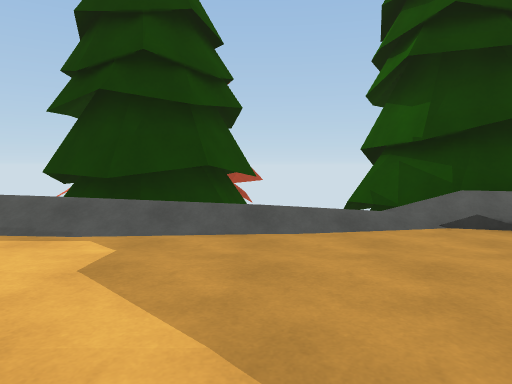
[1] (above)

24 first-person views from a walk through a scene from a Unity 3-D project. The camera is 1.3 m above the floor, tilts 4° down and sees 70° across. The floor is counted in squares, 2 m on a side. Each view is taken from the middle of a square. On the plan, view 1 faces up. The plan holds only what a view shows up to about 11 squares ahead; the rest is blank. The place goes on beyond the plan. The player character is not drawn.

[2]
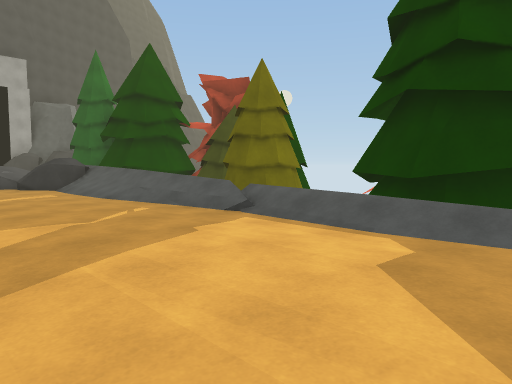

[3]
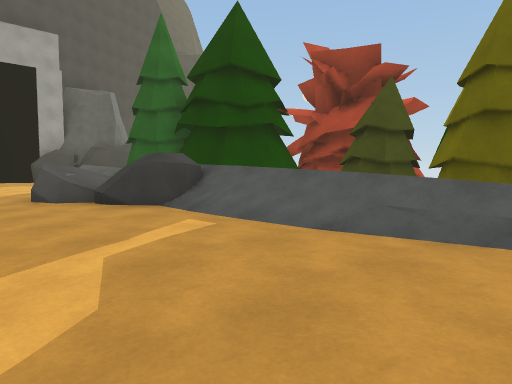

[4]
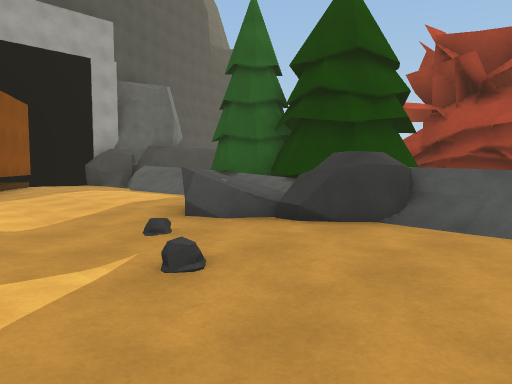

[5]
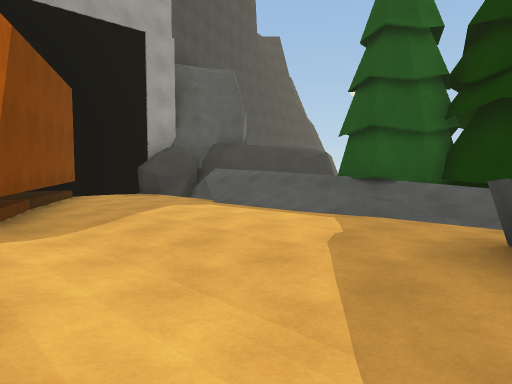

[6]
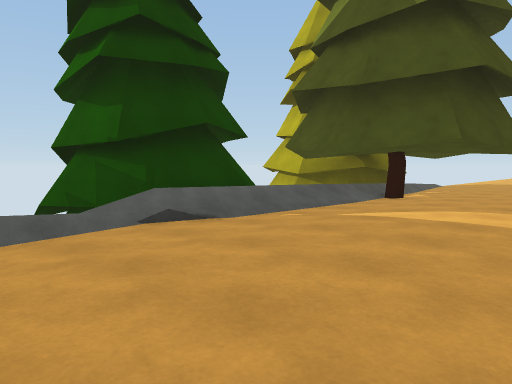

[7]
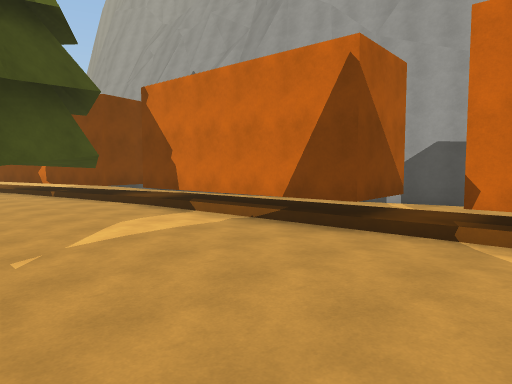

[8]
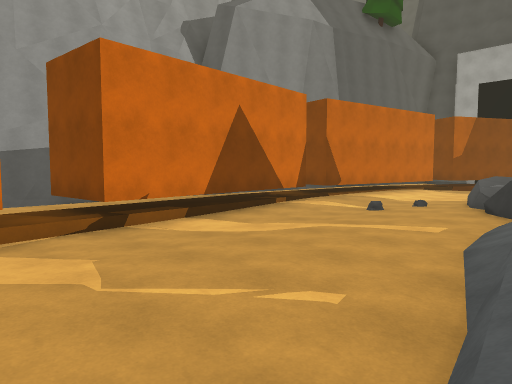

[9]
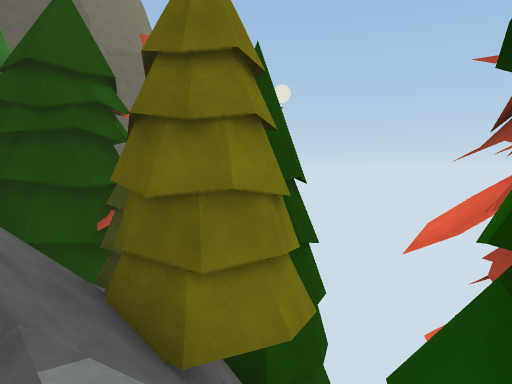

[10]
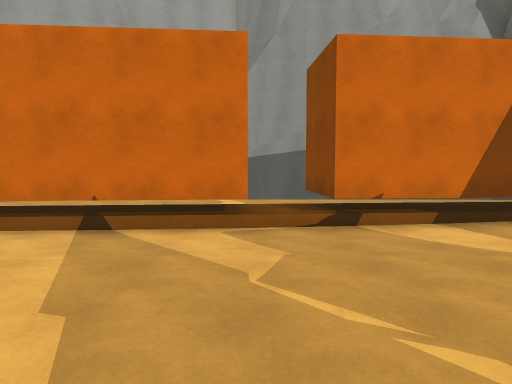

[11]
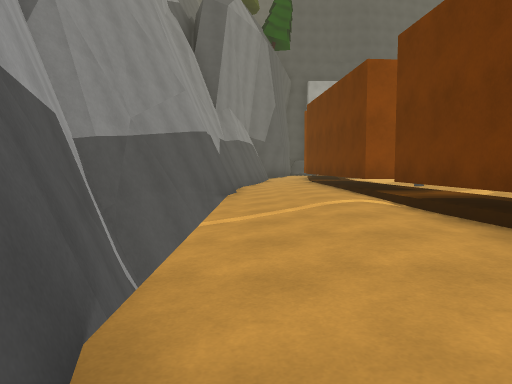

[12]
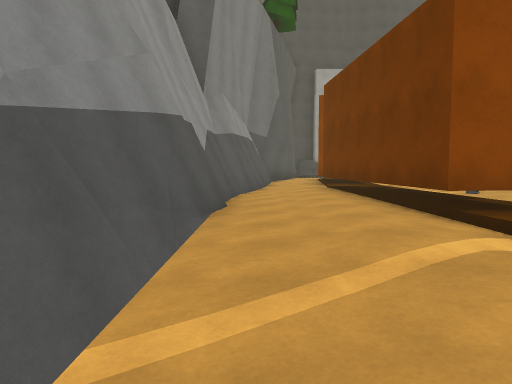

[13]
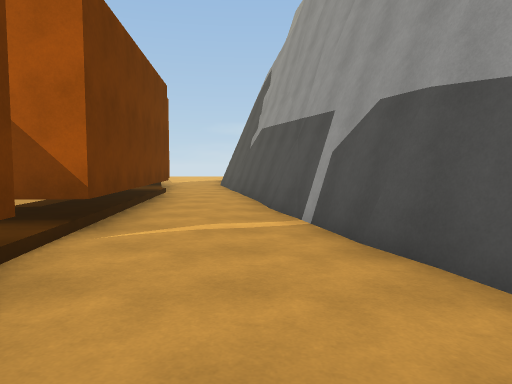

[14]
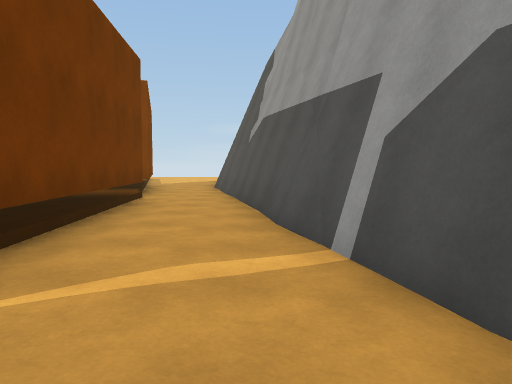

[15]
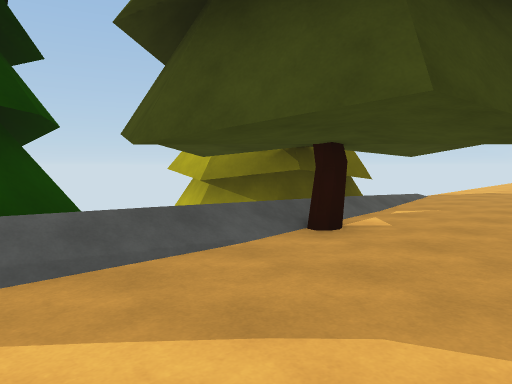

[16]
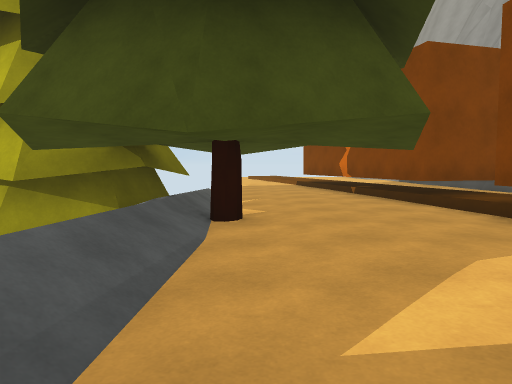

[17]
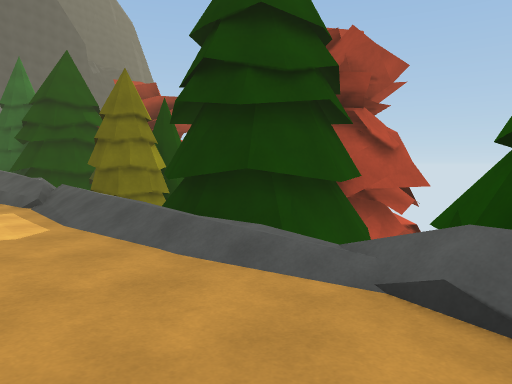

[18]
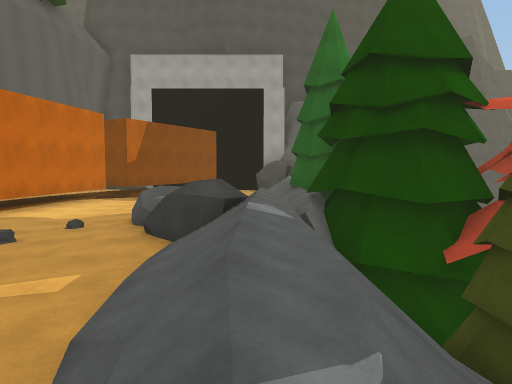

[19]
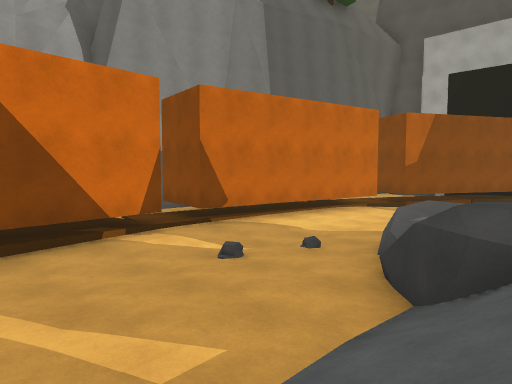

[20]
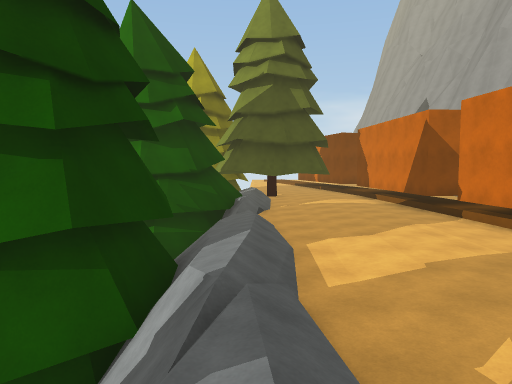

[21]
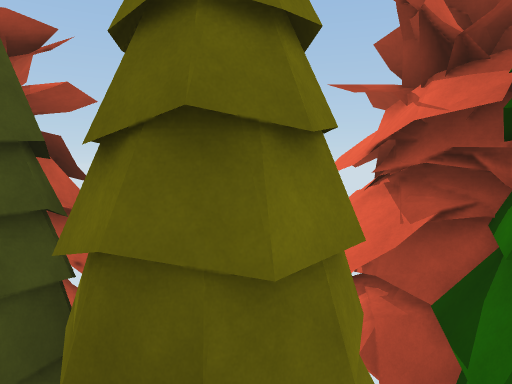

[22]
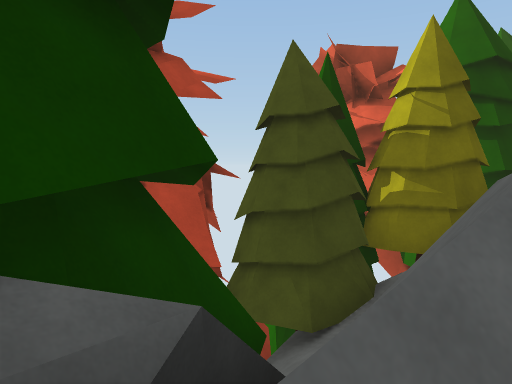

[23]
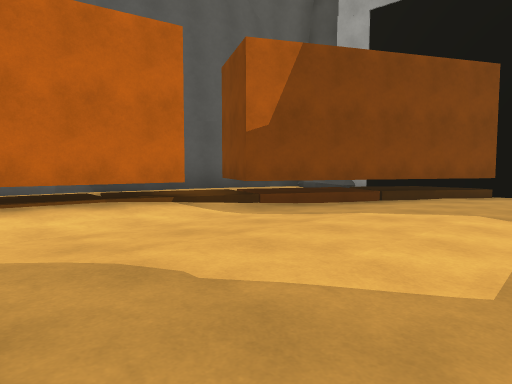

[24]
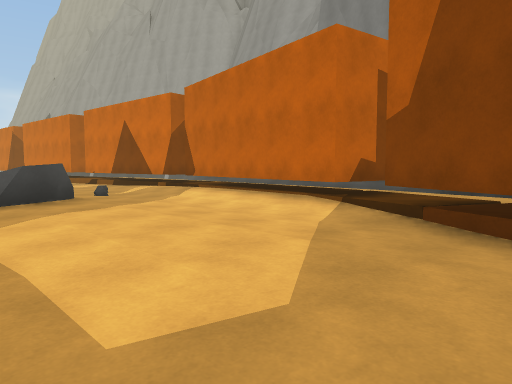

### Floor plan
Key: @ floor where view 1 was taken; # wall or solid block; . main floor; : floor 0.25 m higher than the main floor; / step, stairs or slope; = window, fence, low wall or low ledge; ^ raised ledge; v drop or lower ground; T tree; R rock; H thing the floor can be seen under or through; O other object.
Columns run from 21 left of view 1 to 12 right of it. Each row starts with its distance up from view 1.
  9         OOOOOTTT #####
  8       TT OOTTTTT TT TT TT T  TTT
  7  #        TTTTTTTTT  T TT TT TT
  6 ##   T#TT#T///TTTTTTTT TT T  TT
  5 Rv////TTTT#  ////vTT///#TTTT##TTT
  4 ...//////=/////////////////###T///
  3 ........RR R////.............T....
  2 #........R/.......................
  1 ###......./.................TT..##
  0  ####................@.....##/####
 -1    #:####:::......#####:#####::###
 -2   ##:#  ##HHHHHHH:#####/#####.....
 -3 ###:::   #:H##HHH//.............##
 -4   ###    ::::::::::::....../#####
 -5      ######............/#####
 -6           ##^^####vv#####
 -7                 #####

Where each view was taken, in squares from view 1:
view 1: 0 up, 0 right, facing up
view 2: 0 up, 0 right, facing up-left
view 3: 0 up, 5 left, facing up-left
view 4: 1 down, 8 left, facing up-left
view 5: 1 down, 12 left, facing up-left
view 6: 0 up, 0 right, facing up-right
view 7: 4 up, 0 right, facing down-right
view 8: 4 up, 3 left, facing down-left
view 9: 4 up, 3 left, facing up-left
view 10: 4 up, 4 left, facing down
view 11: 5 down, 2 right, facing left
view 12: 5 down, 1 left, facing left
view 13: 4 down, 1 left, facing right
view 14: 4 down, 1 right, facing right
view 15: 1 up, 4 right, facing up-right
view 16: 3 up, 3 right, facing right
view 17: 2 up, 3 right, facing up-left
view 18: 4 up, 5 left, facing left
view 19: 4 up, 7 left, facing down-left
view 20: 4 up, 7 left, facing right
view 21: 4 up, 6 left, facing up
view 22: 4 up, 13 left, facing up-right
view 23: 4 up, 13 left, facing down-left
view 24: 4 up, 19 left, facing down-right
